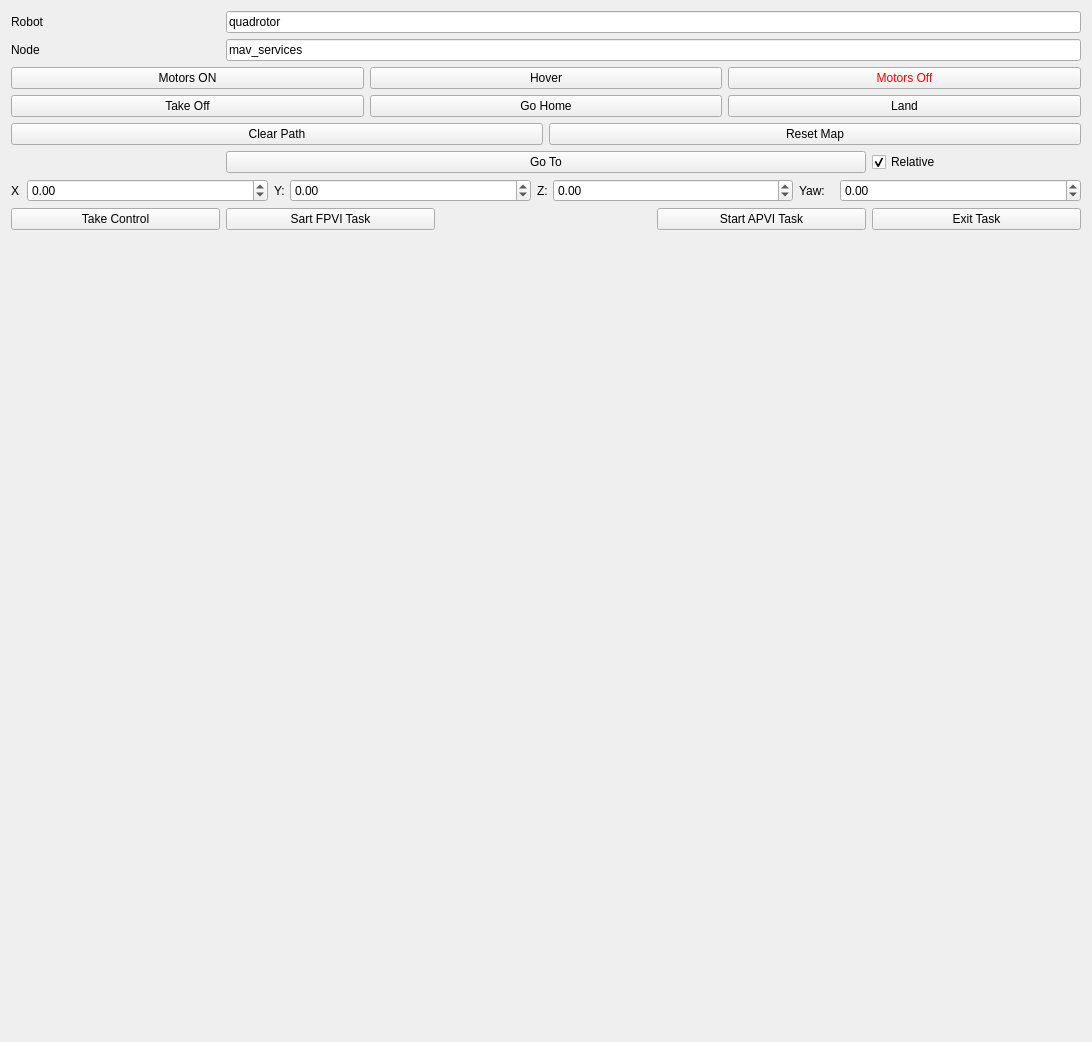
<?xml version="1.0" encoding="UTF-8"?>
<ui version="4.0">
 <class>HRI_coworkerWidget</class>
 <widget class="QWidget" name="HRI_coworkerWidget">
  <property name="geometry">
   <rect>
    <x>0</x>
    <y>0</y>
    <width>1092</width>
    <height>1042</height>
   </rect>
  </property>
  <property name="windowTitle">
   <string>Quadrotor Steering</string>
  </property>
  <property name="styleSheet">
   <string notr="true"/>
  </property>
  <layout class="QGridLayout" name="gridLayout">
   <item row="9" column="4">
    <widget class="QPushButton" name="exit_task_button">
     <property name="text">
      <string>Exit Task</string>
     </property>
    </widget>
   </item>
   <item row="7" column="1" colspan="3">
    <widget class="QPushButton" name="goto_push_button">
     <property name="text">
      <string>Go To</string>
     </property>
    </widget>
   </item>
   <item row="3" column="0" colspan="5">
    <layout class="QHBoxLayout" name="horizontalLayout_7">
     <item>
      <widget class="QPushButton" name="motors_on_push_button">
       <property name="text">
        <string>Motors ON</string>
       </property>
      </widget>
     </item>
     <item>
      <widget class="QPushButton" name="hover">
       <property name="text">
        <string>Hover</string>
       </property>
      </widget>
     </item>
     <item>
      <widget class="QPushButton" name="motors_off_push_button">
       <property name="styleSheet">
        <string notr="true">color: rgb(255, 0, 0);</string>
       </property>
       <property name="text">
        <string>Motors Off</string>
       </property>
      </widget>
     </item>
    </layout>
   </item>
   <item row="8" column="0" colspan="5">
    <layout class="QHBoxLayout" name="horizontalLayout_2">
     <item>
      <widget class="QLabel" name="label">
       <property name="maximumSize">
        <size>
         <width>10</width>
         <height>16777215</height>
        </size>
       </property>
       <property name="text">
        <string>X</string>
       </property>
      </widget>
     </item>
     <item>
      <widget class="QDoubleSpinBox" name="x_doubleSpinBox_gt">
       <property name="minimum">
        <double>-99.000000000000000</double>
       </property>
      </widget>
     </item>
     <item>
      <widget class="QLabel" name="label_2">
       <property name="maximumSize">
        <size>
         <width>10</width>
         <height>16777215</height>
        </size>
       </property>
       <property name="text">
        <string>Y:</string>
       </property>
      </widget>
     </item>
     <item>
      <widget class="QDoubleSpinBox" name="y_doubleSpinBox_gt">
       <property name="minimum">
        <double>-99.000000000000000</double>
       </property>
      </widget>
     </item>
     <item>
      <widget class="QLabel" name="label_3">
       <property name="maximumSize">
        <size>
         <width>10</width>
         <height>16777215</height>
        </size>
       </property>
       <property name="text">
        <string>Z:</string>
       </property>
      </widget>
     </item>
     <item>
      <widget class="QDoubleSpinBox" name="z_doubleSpinBox_gt">
       <property name="minimum">
        <double>-99.000000000000000</double>
       </property>
      </widget>
     </item>
     <item>
      <widget class="QLabel" name="label_4">
       <property name="maximumSize">
        <size>
         <width>35</width>
         <height>16777215</height>
        </size>
       </property>
       <property name="text">
        <string>Yaw:</string>
       </property>
      </widget>
     </item>
     <item>
      <widget class="QDoubleSpinBox" name="yaw_doubleSpinBox_gt">
       <property name="minimum">
        <double>-99.000000000000000</double>
       </property>
      </widget>
     </item>
    </layout>
   </item>
   <item row="2" column="0">
    <widget class="QLabel" name="label_6">
     <property name="text">
      <string>Node</string>
     </property>
    </widget>
   </item>
   <item row="0" column="0">
    <widget class="QLabel" name="label_5">
     <property name="text">
      <string>Robot </string>
     </property>
    </widget>
   </item>
   <item row="13" column="2">
    <widget class="QLabel" name="sel_wp_label">
     <property name="text">
      <string/>
     </property>
    </widget>
   </item>
   <item row="2" column="1" colspan="4">
    <widget class="QLineEdit" name="node_name_line_edit">
     <property name="text">
      <string>mav_services</string>
     </property>
    </widget>
   </item>
   <item row="7" column="4">
    <widget class="QCheckBox" name="relative_checkbox">
     <property name="enabled">
      <bool>true</bool>
     </property>
     <property name="tabletTracking">
      <bool>false</bool>
     </property>
     <property name="text">
      <string>Relative</string>
     </property>
     <property name="checked">
      <bool>true</bool>
     </property>
    </widget>
   </item>
   <item row="5" column="0" colspan="5">
    <layout class="QHBoxLayout" name="horizontalLayout_8">
     <item>
      <widget class="QPushButton" name="takeoff_push_button">
       <property name="text">
        <string>Take Off</string>
       </property>
      </widget>
     </item>
     <item>
      <widget class="QPushButton" name="go_home_button">
       <property name="text">
        <string>Go Home</string>
       </property>
      </widget>
     </item>
     <item>
      <widget class="QPushButton" name="land_push_button">
       <property name="text">
        <string>Land</string>
       </property>
      </widget>
     </item>
    </layout>
   </item>
   <item row="0" column="1" colspan="4">
    <widget class="QLineEdit" name="robot_name_line_edit">
     <property name="inputMask">
      <string/>
     </property>
     <property name="text">
      <string>quadrotor</string>
     </property>
    </widget>
   </item>
   <item row="6" column="0" colspan="5">
    <layout class="QHBoxLayout" name="horizontalLayout_4">
     <item>
      <widget class="QPushButton" name="clear_path">
       <property name="text">
        <string>Clear Path</string>
       </property>
      </widget>
     </item>
     <item>
      <widget class="QPushButton" name="reset_map">
       <property name="text">
        <string>Reset Map</string>
       </property>
      </widget>
     </item>
    </layout>
   </item>
   <item row="9" column="0">
    <widget class="QPushButton" name="take_control_button">
     <property name="text">
      <string>Take Control</string>
     </property>
    </widget>
   </item>
   <item row="9" column="3">
    <widget class="QPushButton" name="start_APVI_task_button">
     <property name="text">
      <string>Start APVI Task</string>
     </property>
    </widget>
   </item>
   <item row="9" column="1">
    <widget class="QPushButton" name="start_FPVI_task_button">
     <property name="text">
      <string>Sart FPVI Task</string>
     </property>
    </widget>
   </item>
  </layout>
 </widget>
 <resources/>
 <connections/>
</ui>
